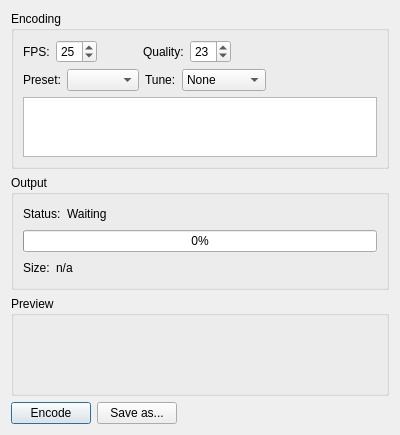
<?xml version="1.0" encoding="UTF-8"?>
<ui version="4.0">
 <class>vfg::ui::x264EncoderDialog</class>
 <widget class="QDialog" name="vfg::ui::x264EncoderDialog">
  <property name="windowModality">
   <enum>Qt::WindowModal</enum>
  </property>
  <property name="geometry">
   <rect>
    <x>0</x>
    <y>0</y>
    <width>400</width>
    <height>392</height>
   </rect>
  </property>
  <property name="windowTitle">
   <string>x264 Encoder</string>
  </property>
  <layout class="QVBoxLayout" name="verticalLayout_2">
   <item>
    <widget class="QGroupBox" name="groupBox">
     <property name="sizePolicy">
      <sizepolicy hsizetype="Preferred" vsizetype="Fixed">
       <horstretch>0</horstretch>
       <verstretch>0</verstretch>
      </sizepolicy>
     </property>
     <property name="title">
      <string>Encoding</string>
     </property>
     <layout class="QVBoxLayout" name="verticalLayout">
      <item>
       <layout class="QHBoxLayout" name="horizontalLayout_2">
        <item>
         <widget class="QLabel" name="label_2">
          <property name="text">
           <string>FPS:</string>
          </property>
         </widget>
        </item>
        <item>
         <widget class="QSpinBox" name="spinFps">
          <property name="toolTip">
           <string>Frames per second (default: 25)</string>
          </property>
          <property name="minimum">
           <number>1</number>
          </property>
          <property name="maximum">
           <number>60</number>
          </property>
          <property name="value">
           <number>25</number>
          </property>
         </widget>
        </item>
        <item>
         <spacer name="horizontalSpacer_2">
          <property name="orientation">
           <enum>Qt::Horizontal</enum>
          </property>
          <property name="sizeType">
           <enum>QSizePolicy::Fixed</enum>
          </property>
          <property name="sizeHint" stdset="0">
           <size>
            <width>40</width>
            <height>20</height>
           </size>
          </property>
         </spacer>
        </item>
        <item>
         <widget class="QLabel" name="label_3">
          <property name="text">
           <string>Quality:</string>
          </property>
         </widget>
        </item>
        <item>
         <widget class="QSpinBox" name="spinQuality">
          <property name="toolTip">
           <string>CRF quality (default: 23)</string>
          </property>
          <property name="minimum">
           <number>16</number>
          </property>
          <property name="maximum">
           <number>32</number>
          </property>
          <property name="value">
           <number>23</number>
          </property>
         </widget>
        </item>
        <item>
         <spacer name="horizontalSpacer_3">
          <property name="orientation">
           <enum>Qt::Horizontal</enum>
          </property>
          <property name="sizeHint" stdset="0">
           <size>
            <width>40</width>
            <height>20</height>
           </size>
          </property>
         </spacer>
        </item>
       </layout>
      </item>
      <item>
       <layout class="QHBoxLayout" name="horizontalLayout">
        <item>
         <widget class="QLabel" name="label">
          <property name="text">
           <string>Preset:</string>
          </property>
         </widget>
        </item>
        <item>
         <widget class="QComboBox" name="comboPreset"/>
        </item>
        <item>
         <widget class="QLabel" name="label_4">
          <property name="text">
           <string>Tune:</string>
          </property>
         </widget>
        </item>
        <item>
         <widget class="QComboBox" name="comboTune">
          <item>
           <property name="text">
            <string>None</string>
           </property>
          </item>
          <item>
           <property name="text">
            <string>Film</string>
           </property>
          </item>
          <item>
           <property name="text">
            <string>Animation</string>
           </property>
          </item>
          <item>
           <property name="text">
            <string>Grain</string>
           </property>
          </item>
         </widget>
        </item>
        <item>
         <spacer name="horizontalSpacer">
          <property name="orientation">
           <enum>Qt::Horizontal</enum>
          </property>
          <property name="sizeHint" stdset="0">
           <size>
            <width>40</width>
            <height>20</height>
           </size>
          </property>
         </spacer>
        </item>
       </layout>
      </item>
      <item>
       <widget class="QPlainTextEdit" name="plainTextEditPreset">
        <property name="sizePolicy">
         <sizepolicy hsizetype="Expanding" vsizetype="Fixed">
          <horstretch>0</horstretch>
          <verstretch>0</verstretch>
         </sizepolicy>
        </property>
        <property name="minimumSize">
         <size>
          <width>0</width>
          <height>60</height>
         </size>
        </property>
        <property name="maximumSize">
         <size>
          <width>16777215</width>
          <height>60</height>
         </size>
        </property>
       </widget>
      </item>
     </layout>
     <zorder></zorder>
     <zorder>label_2</zorder>
     <zorder></zorder>
     <zorder></zorder>
     <zorder>plainTextEditPreset</zorder>
    </widget>
   </item>
   <item>
    <widget class="QGroupBox" name="groupBox_3">
     <property name="sizePolicy">
      <sizepolicy hsizetype="Preferred" vsizetype="Fixed">
       <horstretch>0</horstretch>
       <verstretch>0</verstretch>
      </sizepolicy>
     </property>
     <property name="title">
      <string>Output</string>
     </property>
     <layout class="QVBoxLayout" name="verticalLayout_3">
      <item>
       <layout class="QHBoxLayout" name="horizontalLayout_5">
        <item>
         <widget class="QLabel" name="label_5">
          <property name="text">
           <string>Status:</string>
          </property>
         </widget>
        </item>
        <item>
         <widget class="QLabel" name="labelStatusText">
          <property name="text">
           <string>Waiting</string>
          </property>
         </widget>
        </item>
        <item>
         <spacer name="horizontalSpacer_5">
          <property name="orientation">
           <enum>Qt::Horizontal</enum>
          </property>
          <property name="sizeHint" stdset="0">
           <size>
            <width>40</width>
            <height>20</height>
           </size>
          </property>
         </spacer>
        </item>
       </layout>
      </item>
      <item>
       <layout class="QHBoxLayout" name="horizontalLayout_4">
        <item>
         <widget class="QProgressBar" name="progressBar">
          <property name="value">
           <number>0</number>
          </property>
          <property name="orientation">
           <enum>Qt::Horizontal</enum>
          </property>
          <property name="invertedAppearance">
           <bool>false</bool>
          </property>
         </widget>
        </item>
       </layout>
      </item>
      <item>
       <layout class="QHBoxLayout" name="horizontalLayout_6">
        <item>
         <widget class="QLabel" name="label_6">
          <property name="text">
           <string>Size:</string>
          </property>
         </widget>
        </item>
        <item>
         <widget class="QLabel" name="labelEncodeSize">
          <property name="text">
           <string>n/a</string>
          </property>
         </widget>
        </item>
        <item>
         <spacer name="horizontalSpacer_6">
          <property name="orientation">
           <enum>Qt::Horizontal</enum>
          </property>
          <property name="sizeHint" stdset="0">
           <size>
            <width>40</width>
            <height>20</height>
           </size>
          </property>
         </spacer>
        </item>
       </layout>
      </item>
     </layout>
    </widget>
   </item>
   <item>
    <widget class="QGroupBox" name="groupBoxPreview">
     <property name="sizePolicy">
      <sizepolicy hsizetype="Expanding" vsizetype="Expanding">
       <horstretch>0</horstretch>
       <verstretch>0</verstretch>
      </sizepolicy>
     </property>
     <property name="minimumSize">
      <size>
       <width>0</width>
       <height>100</height>
      </size>
     </property>
     <property name="title">
      <string>Preview</string>
     </property>
    </widget>
   </item>
   <item>
    <layout class="QHBoxLayout" name="horizontalLayout_3">
     <item>
      <widget class="QPushButton" name="buttonEncode">
       <property name="text">
        <string>Encode</string>
       </property>
      </widget>
     </item>
     <item>
      <widget class="QPushButton" name="buttonSaveAs">
       <property name="text">
        <string>Save as...</string>
       </property>
      </widget>
     </item>
     <item>
      <spacer name="horizontalSpacer_4">
       <property name="orientation">
        <enum>Qt::Horizontal</enum>
       </property>
       <property name="sizeHint" stdset="0">
        <size>
         <width>40</width>
         <height>20</height>
        </size>
       </property>
      </spacer>
     </item>
    </layout>
   </item>
  </layout>
 </widget>
 <resources/>
 <connections/>
</ui>
